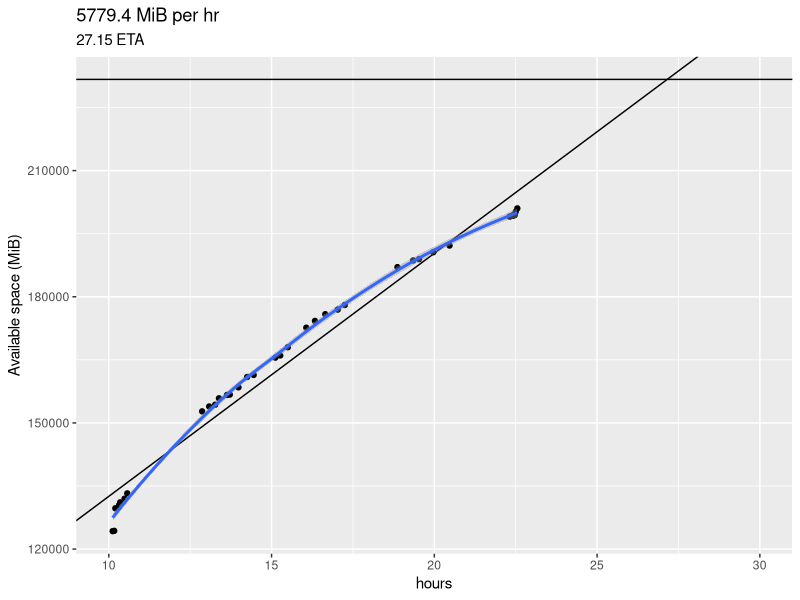

Recreate this plot in R.
library(here)
library(ggplot2)
library(dplyr)

goal_mebi = 231680

raw = read.csv(here('mb_free.txt'))
# raw = read.csv('~/Desktop/emptying-trash/mb_free.txt')

raw %>%
mutate(hours = timenocolon %/% 100 + (timenocolon - timenocolon %/% 100 * 100) / 60) ->
X

lin_reg <- lm(formula = megabytes ~ hours, data = X)
m = lin_reg$coefficients[2]
b = lin_reg$coefficients[1]

mround = round(m, 1)
eta = round((goal_mebi - b) / m, 2)
# 250 = m * x + b
# (250 - b) / m = x

qplot(x= hours, y=megabytes, data=X) + geom_abline(slope=m, intercept=b) + labs(title=paste(mround, 'MiB per hr'), subtitle = paste(eta, 'ETA'), y = 'Available space (MiB)') + xlim(10,30) + ylim(NA, goal_mebi) + geom_smooth() + geom_hline(yintercept = goal_mebi)
